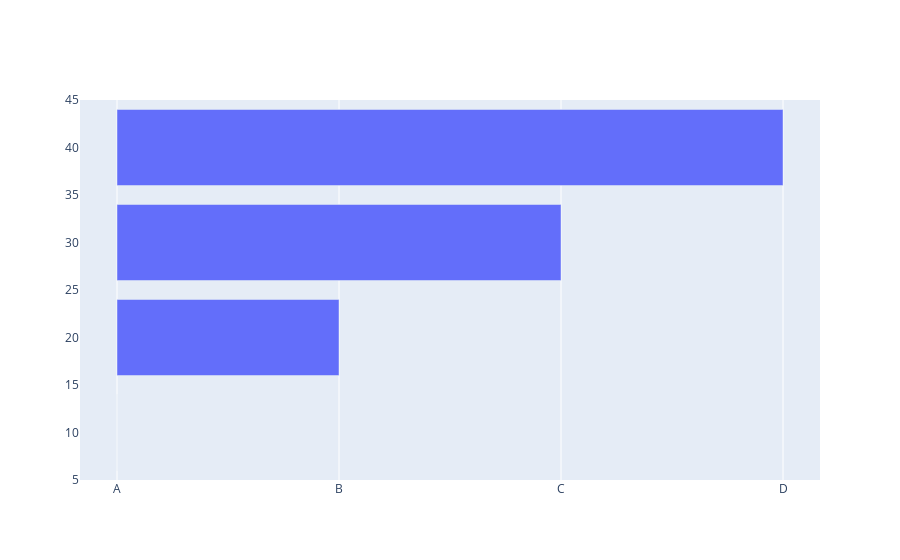

Source (notebook cell):
### Code cell
fig = go.Figure([go.Bar(x=df['x'], y=df['y'],orientation="h")])
fig.show()

### Figure 1 — Plotly figure (JSON) as saved in the notebook; plotly's stock layout.template omitted (floating-point values rounded to 4 significant figures)
{"data": [{"orientation": "h", "type": "bar", "x": ["A", "B", "C", "D"], "y": [10, 20, 30, 40]}], "layout": {}}
